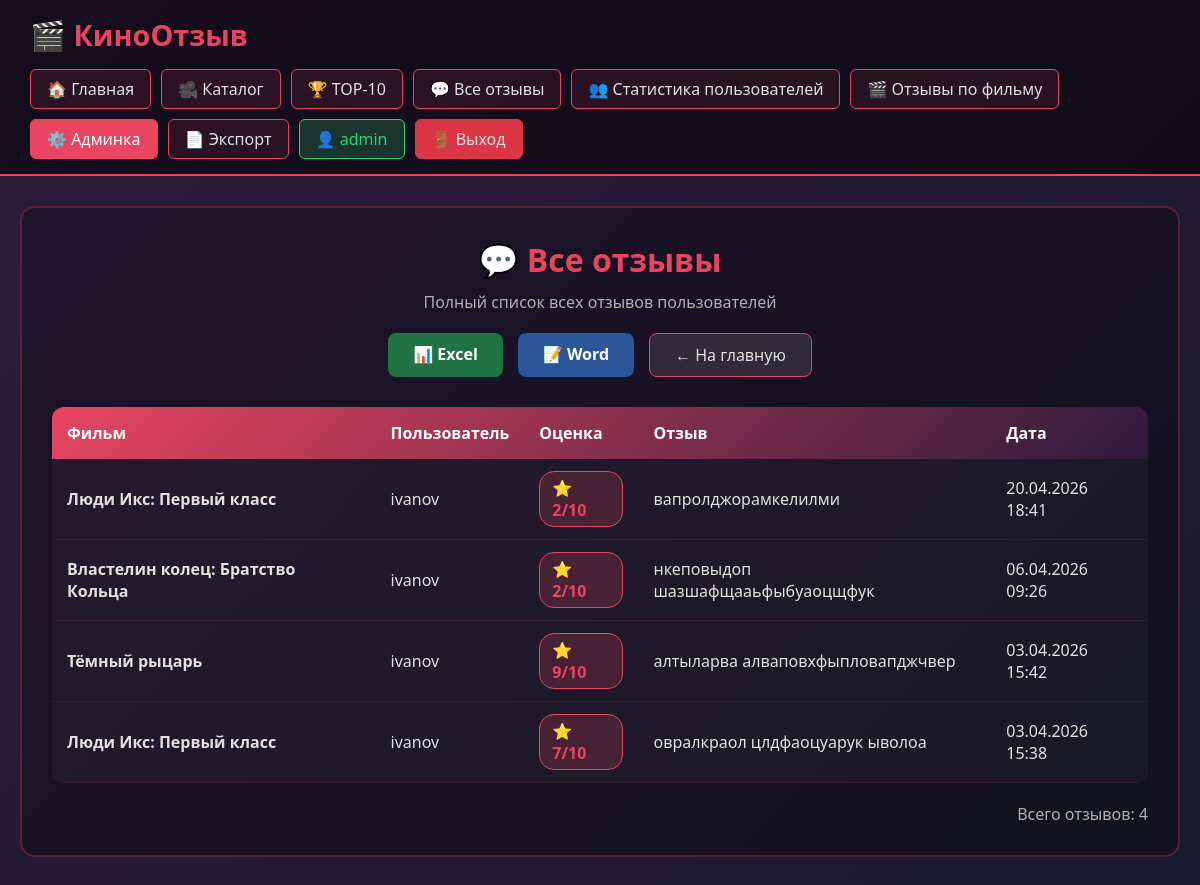
/hui123/my-new-project-film-strict/public/index.php?page=all_reviews (signed in), run on the app's committed database.
### tables this page shows
CREATE TABLE `reviews` (
  `id` int(11) NOT NULL,
  `text` text NOT NULL,
  `rating` tinyint(4) NOT NULL CHECK (`rating` between 1 and 10),
  `created_at` datetime DEFAULT current_timestamp(),
  `user_id` int(11) NOT NULL,
  `movie_id` int(11) NOT NULL
);

CREATE TABLE `movies` (
  `id` int(11) NOT NULL,
  `title` varchar(255) NOT NULL,
  `year` year(4) NOT NULL,
  `director` varchar(100) DEFAULT NULL,
  `description` text DEFAULT NULL
);

CREATE TABLE `users` (
  `id` int(11) NOT NULL,
  `login` varchar(50) NOT NULL,
  `password` varchar(255) NOT NULL,
  `role` varchar(10) NOT NULL
);

### hui123/my-new-project-film-strict/src/Controllers/ReportController.php (called while the page is built, shortened)
<?php
class ReportController {
    private $pdo;
    public function __construct($pdo) {
        $this->pdo = $pdo;
    }
public function getAllReviewsForDisplay() {
    $stmt = $this->pdo->query("
        SELECT r.*, m.title as movie_title, u.login as user_login
        FROM reviews r
        JOIN movies m ON r.movie_id = m.id
        JOIN users u ON r.user_id = u.id
        ORDER BY r.created_at DESC
    ");
    return $stmt->fetchAll(\PDO::FETCH_ASSOC);
}
}
?>

### hui123/my-new-project-film-strict/src/Helpers/functions.php (called while the page is built)
<?php
function e($text) {
    return htmlspecialchars($text ?? '', ENT_QUOTES, 'UTF-8');
}
?>

### hui123/my-new-project-film-strict/src/Views/all_reviews.php (the view, shortened to what this page needs)
<div class="report-page">
    <div class="report-header">
        <h1>💬 Все отзывы</h1>
        <p>Полный список всех отзывов пользователей</p>
        <div class="report-actions">
            <a href="?page=export&action=excel_all_reviews" class="btn-download excel">📊 Excel</a>
            <a href="?page=export&action=word_all_reviews" class="btn-download word">📝 Word</a>
            <a href="?page=home" class="btn-back">← На главную</a>
        </div>
    </div>
    <?php if (empty($reviews)): ?>
        <div class="alert alert-info">Пока нет отзывов</div>
    <?php else: ?>
        <table class="report-table">
            <thead>
                <tr>
                    <th>Фильм</th>
                    <th>Пользователь</th>
                    <th>Оценка</th>
                    <th>Отзыв</th>
                    <th>Дата</th>
                </tr>
            </thead>
            <tbody>
                <?php foreach ($reviews as $review): ?>
                    <tr>
                        <td><strong><?= e($review['movie_title']) ?></strong></td>
                        <td><?= e($review['user_login']) ?></td>
                        <td><span class="rating">⭐ <?= $review['rating'] ?>/10</span></td>
                        <td><?= nl2br(e($review['text'])) ?></td>
                        <td><?= date('d.m.Y H:i', strtotime($review['created_at'])) ?></td>
                    </tr>
                <?php endforeach; ?>
            </tbody>
        </table>
        <p class="total-count">Всего отзывов: <?= count($reviews) ?></p>
    <?php endif; ?>
</div>

### hui123/my-new-project-film-strict/public/css/style.css (style rules this page uses)
* { margin: 0; padding: 0; box-sizing: border-box; }
body { font-family: 'Segoe UI', Tahoma, Geneva, Verdana, sans-serif; background: linear-gradient(135deg, #2d1b3a 0%, #1a1a2e 100%); min-height: 100vh; color: #e0e0e0; }

### hui123/my-new-project-film-strict/src/Views/all_reviews.php (style rules this page uses)
.report-page { background: rgba(0,0,0,0.3); border-radius: 15px; padding: 30px; border: 2px solid rgba(233, 69, 96, 0.3); }
.report-header { text-align: center; margin-bottom: 30px; }
.report-header h1 { color: #E94560; margin: 0 0 10px 0; }
.report-header p { color: #b0b0b0; margin-bottom: 20px; }
.report-actions { display: flex; gap: 15px; justify-content: center; flex-wrap: wrap; }
.btn-download { padding: 10px 25px; border-radius: 8px; text-decoration: none; font-weight: 600; color: white; }
.btn-download.excel { background: #217346; }
.btn-download.word { background: #2b579a; }
.btn-back { padding: 10px 25px; background: rgba(255,255,255,0.1); border: 1px solid #e94560; border-radius: 8px; color: #e0e0e0; text-decoration: none; }
.report-table { width: 100%; border-collapse: collapse; background: rgba(255,255,255,0.03); border-radius: 12px; overflow: hidden; }
.report-table thead { background: linear-gradient(135deg, #E94560, #2d1b3a); }
.report-table th { padding: 15px; text-align: left; color: white; }
.report-table td { padding: 12px 15px; border-bottom: 1px solid rgba(233, 69, 96, 0.1); }
.rating { display: inline-block; padding: 5px 12px; background: rgba(233, 69, 96, 0.2); border: 1px solid #E94560; border-radius: 15px; font-weight: bold; color: #E94560; }
.total-count { margin-top: 20px; text-align: right; color: #b0b0b0; }

### data on the page
reviews: movie.title "Люди Икс: Первый класс", user.login "ivanov", rating "2", text "вапролджорамкелилми", created_at "20.04.2026 18:41"
reviews: movie.title "Властелин колец: Братство Кольца", user.login "ivanov", rating "2", text "нкеповыдоп шазшафщааьфыбуаоцщфук", created_at "06.04.2026 09:26"
reviews: movie.title "Тёмный рыцарь", user.login "ivanov", rating "9", text "алтыларва алваповхфыпловапджчвер", created_at "03.04.2026 15:42"
reviews: movie.title "Люди Икс: Первый класс", user.login "ivanov", rating "7", text "овралкраол цлдфаоцуарук ыволоа", created_at "03.04.2026 15:38"

### other printed values
$_SESSION['user_login'] "admin"
count($reviews) "4"
